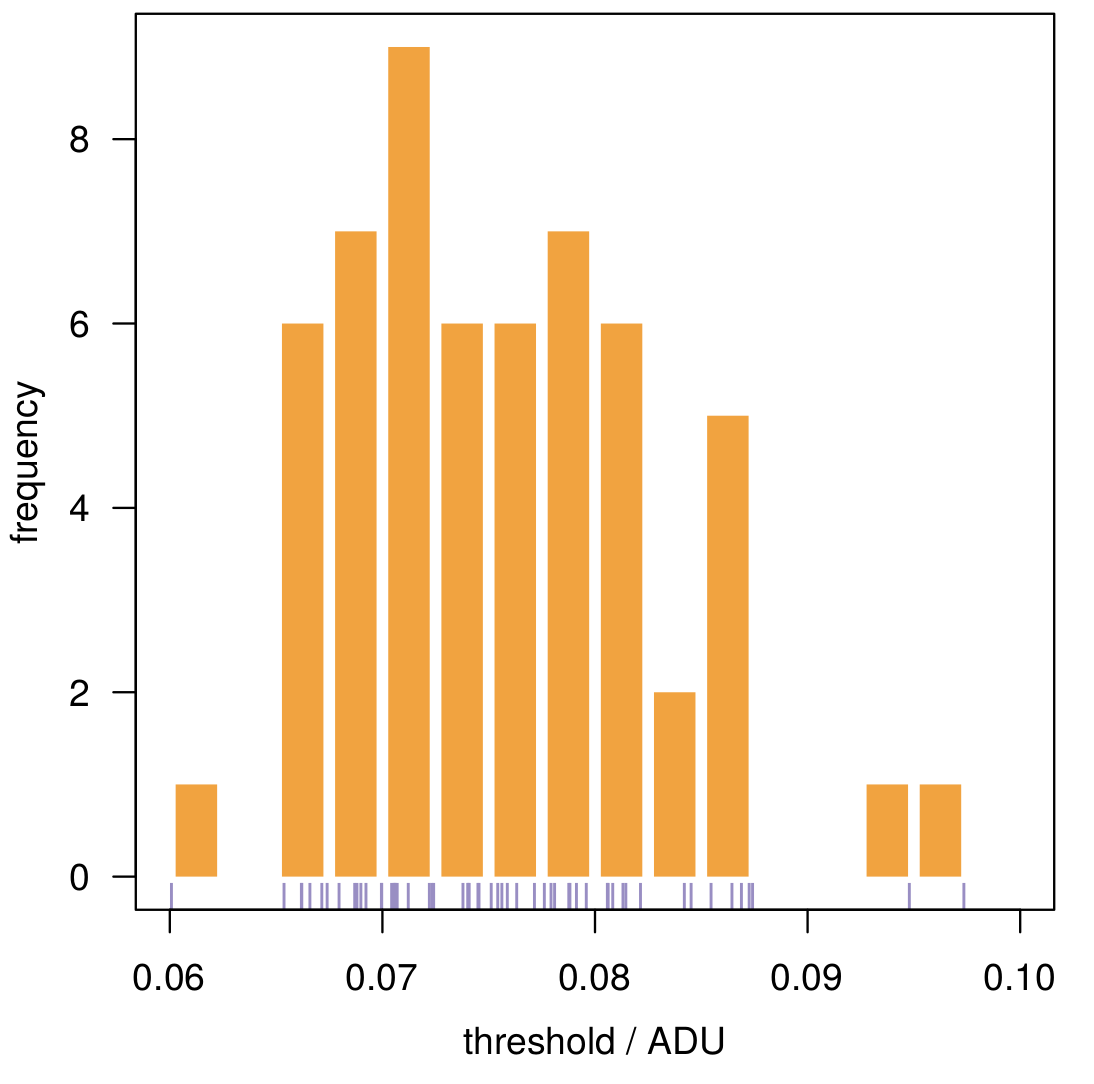

Reproduce this figure in R.
#!/usr/bin/Rscript --no-init-file

# definitions
incats = dir("."); incats = grep(".dat", incats, v=T)

# loop
allthresh = {}
for(i in 1:length(incats)){
    
    cat("\b\b\b\b\b     \b\b\b\b\b", i, " ", sep="", collapse="")
    
    dat = read.table(incats[i], stringsAsFactors=FALSE)
    thresh = dat[1,7]
    allthresh = c(allthresh, thresh)
    
}

# dev
cairo_pdf(file="threshlvls.pdf", width=5, height=5)
par("mar"=c(4,3.5,1,1))

# analysis plot
hist(allthresh, breaks=seq(0.06,0.10,by=0.0025), freq=TRUE, axes=FALSE, main="", xlab="", ylab="", col="#f1a340", border=NA, xlim=c(0.06,0.10))
abline(v=seq(0.06,0.10,by=0.0025), col="white", lwd=5)
rug(allthresh, col="#998ec3", lwd=1.25, lend=3)
axis(side=1)
axis(side=2, las=1)
box()
mtext(side=1, text=bquote(paste("threshold / ADU")), line=2.5)
mtext(side=2, text="frequency", line=2)

# finish up
graphics.off()
